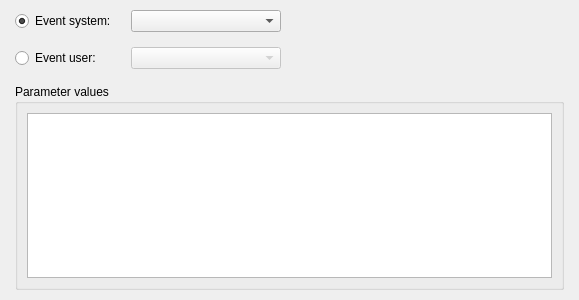
<?xml version="1.0" encoding="UTF-8"?>
<ui version="4.0">
 <class>PanelObjectEvent</class>
 <widget class="QWidget" name="PanelObjectEvent">
  <property name="geometry">
   <rect>
    <x>0</x>
    <y>0</y>
    <width>579</width>
    <height>300</height>
   </rect>
  </property>
  <property name="windowTitle">
   <string>Form</string>
  </property>
  <layout class="QGridLayout" name="gridLayout_3">
   <property name="leftMargin">
    <number>15</number>
   </property>
   <property name="topMargin">
    <number>10</number>
   </property>
   <property name="rightMargin">
    <number>15</number>
   </property>
   <property name="bottomMargin">
    <number>10</number>
   </property>
   <item row="0" column="0">
    <layout class="QVBoxLayout" name="verticalLayout">
     <property name="spacing">
      <number>15</number>
     </property>
     <item>
      <layout class="QGridLayout" name="gridLayout">
       <item row="0" column="0">
        <widget class="QRadioButton" name="radioButtonEventSystem">
         <property name="text">
          <string>Event system:</string>
         </property>
         <property name="checked">
          <bool>true</bool>
         </property>
        </widget>
       </item>
       <item row="0" column="3" rowspan="2">
        <spacer name="horizontalSpacer">
         <property name="orientation">
          <enum>Qt::Horizontal</enum>
         </property>
         <property name="sizeHint" stdset="0">
          <size>
           <width>68</width>
           <height>48</height>
          </size>
         </property>
        </spacer>
       </item>
       <item row="1" column="0">
        <widget class="QRadioButton" name="radioButtonEventUser">
         <property name="text">
          <string>Event user:</string>
         </property>
        </widget>
       </item>
       <item row="0" column="1">
        <widget class="QComboBox" name="comboBoxEventsSystem">
         <property name="minimumSize">
          <size>
           <width>150</width>
           <height>0</height>
          </size>
         </property>
         <property name="maximumSize">
          <size>
           <width>150</width>
           <height>16777215</height>
          </size>
         </property>
        </widget>
       </item>
       <item row="1" column="1">
        <widget class="QComboBox" name="comboBoxEventsUser">
         <property name="enabled">
          <bool>false</bool>
         </property>
         <property name="minimumSize">
          <size>
           <width>150</width>
           <height>0</height>
          </size>
         </property>
         <property name="maximumSize">
          <size>
           <width>150</width>
           <height>16777215</height>
          </size>
         </property>
        </widget>
       </item>
       <item row="0" column="2">
        <widget class="QLabel" name="labelWarning">
         <property name="font">
          <font>
           <pointsize>9</pointsize>
           <weight>75</weight>
           <bold>true</bold>
          </font>
         </property>
         <property name="text">
          <string/>
         </property>
        </widget>
       </item>
      </layout>
     </item>
     <item>
      <widget class="QGroupBox" name="groupBoxParameterValues">
       <property name="title">
        <string>Parameter values</string>
       </property>
       <layout class="QGridLayout" name="gridLayout_2">
        <item row="0" column="0">
         <widget class="WidgetSuperTree" name="treeViewParameters"/>
        </item>
       </layout>
      </widget>
     </item>
    </layout>
   </item>
  </layout>
 </widget>
 <customwidgets>
  <customwidget>
   <class>WidgetSuperTree</class>
   <extends>QTreeView</extends>
   <header>widgetsupertree.h</header>
  </customwidget>
 </customwidgets>
 <resources/>
 <connections/>
</ui>
